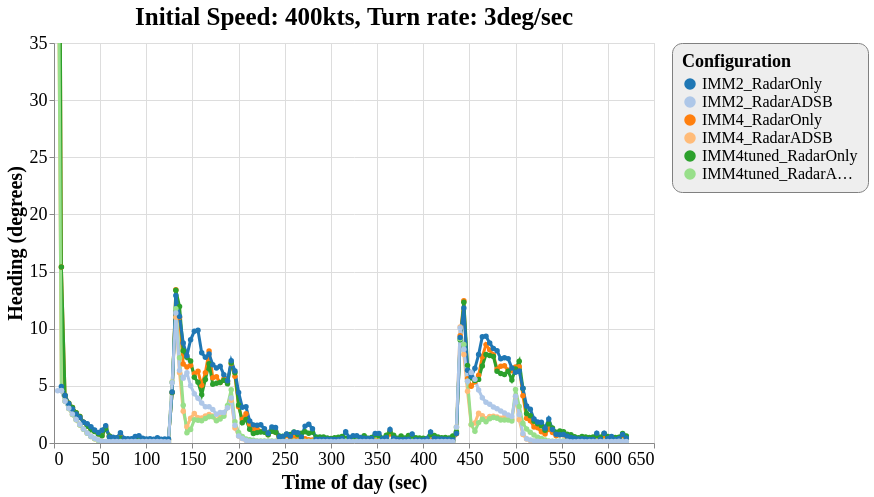

Describe this chart as a Vega-Lite specification.
### Vega-Lite specification from a JSON file in a GitHub repository (floating-point values rounded to 4 significant figures; data arrays with more than 128 entries replaced by an {"elided": "..."} marker saying what was removed)
{"config": {"view": {"continuousWidth": 600, "continuousHeight": 400}, "axisX": {"labelFontSize": 18, "titleFontSize": 20}, "axisY": {"labelFontSize": 18, "titleFontSize": 20}, "font": "Times New Roman", "legend": {"cornerRadius": 10, "fillColor": "#EEEEEE", "labelFontSize": 16, "padding": 10, "strokeColor": "gray", "titleFontSize": 18}, "title": {"fontSize": 25}}, "data": {"name": "data-91e82cb218eb4b2905c9c4691c9048f9"}, "mark": {"type": "line", "point": true, "strokeWidth": 3}, "encoding": {"color": {"type": "ordinal", "field": "config", "scale": {"scheme": "category20"}, "sort": ["IMM2_RadarOnly", "IMM2_RadarADSB", "IMM4_RadarOnly", "IMM4_RadarADSB", "IMM4tuned_RadarOnly", "IMM4tuned_RadarADSB"], "title": "Configuration"}, "x": {"type": "quantitative", "field": "time", "title": "Time of day (sec)"}, "y": {"type": "quantitative", "field": "rmse_hdg", "scale": {"domain": [0, 35], "zero": false}, "title": "Heading (degrees)"}}, "selection": {"selector054": {"type": "interval", "bind": "scales", "encodings": ["x", "y"]}}, "title": "Initial Speed: 400kts, Turn rate: 3deg/sec", "$schema": "https://vega.github.io/schema/vega-lite/v4.8.1.json", "datasets": {"data-91e82cb218eb4b2905c9c4691c9048f9": {"elided": "929 records"}}}
